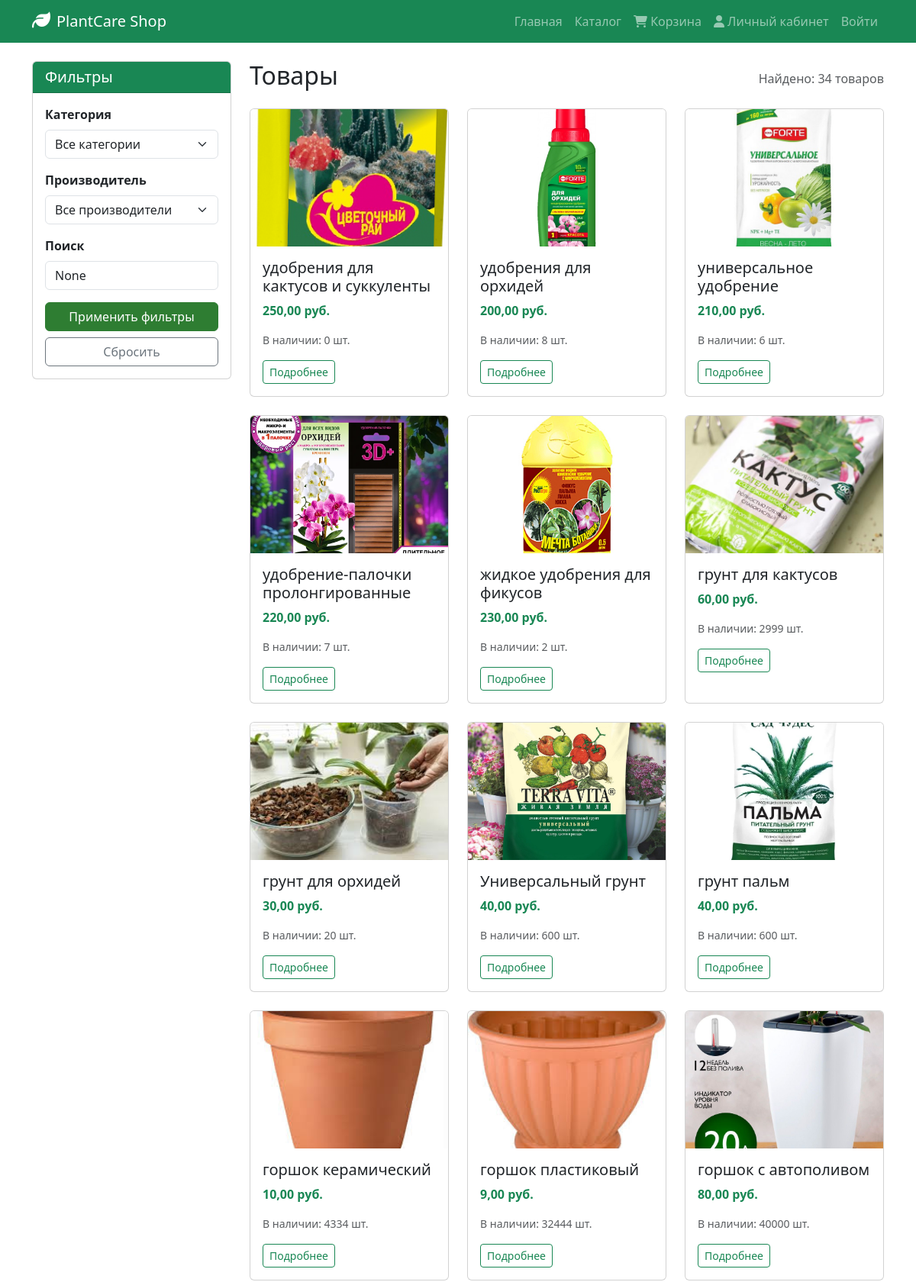
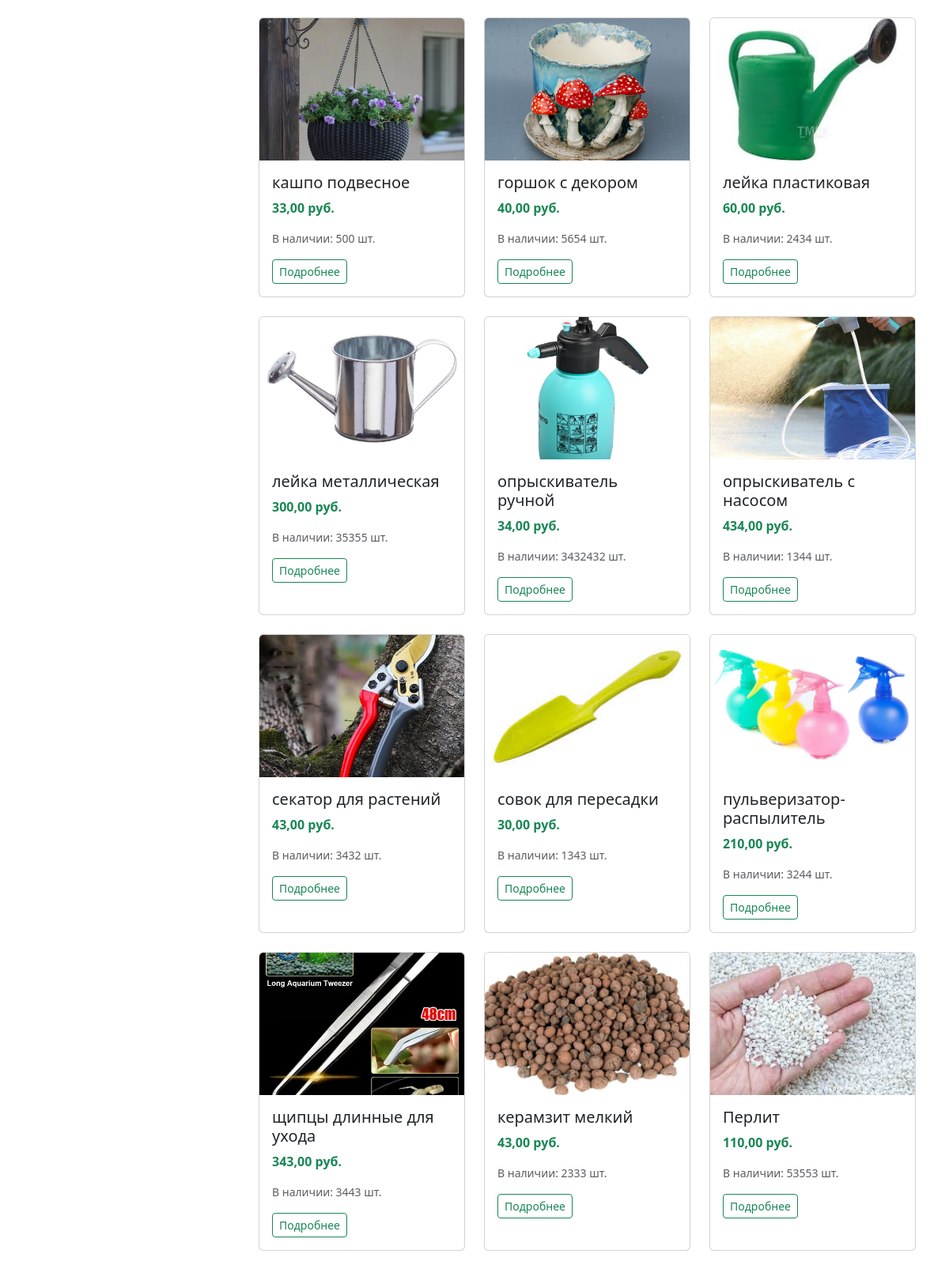
Page /catalog/ (upper part) on the committed database (2 pictures, top to bottom).
### shop/models.py (models this page shows, shortened)
class Product(models.Model):
    name = models.CharField(max_length=200)
    description = models.TextField()
    photo = models.ImageField(upload_to='products/')
    price = models.DecimalField(max_digits=10, decimal_places=2)
    stock = models.IntegerField()
    category = models.ForeignKey(Category, on_delete=models.CASCADE)
    manufacturer = models.ForeignKey(Manufacturer, on_delete=models.CASCADE)

### shop/views.py (the view)
# urls.py: path('catalog/', views.catalog, name='catalog'),
def catalog(request):
    products = Product.objects.all()
    category = request.GET.get('category')
    manufacturer = request.GET.get('manufacturer')
    search = request.GET.get('search')
    if category:
        products = products.filter(category_id=category)
    if manufacturer:
        products = products.filter(manufacturer_id=manufacturer)
    if search:
        products = products.filter(Q(name__icontains=search) | Q(description__icontains=search))
    return render(request, 'shop/catalog.html', {
        'products': products,
        'categories': Category.objects.all(),
        'manufacturers': Manufacturer.objects.all(),
        'selected_category': category,
        'selected_manufacturer': manufacturer,
        'search_query': search,
    })

### shop/templates/shop/catalog.html (shortened to what this page needs)
{% extends 'base.html' %}
{% load static %}
{% block content %}
<div class="row">
    <div class="col-md-3">
        <div class="card">
            <div class="card-header bg-success text-white">
                <h5 class="mb-0">Фильтры</h5>
            </div>
            <div class="card-body">
                <form method="get" id="filter-form">
                    <div class="mb-3">
                        <label class="form-label fw-bold">Категория</label>
                        <select name="category" class="form-select">
                            <option value="">Все категории</option>
                        </select>
                    </div>
                    <div class="mb-3">
                        <label class="form-label fw-bold">Производитель</label>
                        <select name="manufacturer" class="form-select">
                            <option value="">Все производители</option>
                        </select>
                    </div>
                    <div class="mb-3">
                        <label class="form-label fw-bold">Поиск</label>
                        <input type="text" name="search" class="form-control" placeholder="Название товара..." value="{{ search_query }}">
                    </div>
                    <button type="submit" class="btn btn-success w-100">Применить фильтры</button>
                    <a href="{% url 'catalog' %}" class="btn btn-outline-secondary w-100 mt-2">Сбросить</a>
                </form>
            </div>
        </div>
    </div>
    <div class="col-md-9">
        <div class="d-flex justify-content-between align-items-center mb-3">
            <h2>Товары</h2>
            <p class="text-muted mb-0">Найдено: {{ products|length }} товаров</p>
        </div>
        {% if products %}
            <div class="row">
                {% for product in products %}
                    <div class="col-sm-6 col-md-6 col-lg-4 mb-4">
                        <div class="card h-100">
                            {% if product.photo %}
                                <img src="{{ product.photo.url }}" class="card-img-top" alt="{{ product.name }}" style="height: 180px; object-fit: cover;">
                            {% else %}
                                <div class="card-img-top bg-light d-flex align-items-center justify-content-center" style="height: 180px;">
                                    <i class="fas fa-leaf fa-3x text-success"></i>
                                </div>
                            {% endif %}
                            <div class="card-body">
                                <h5 class="card-title">{{ product.name }}</h5>
                                <p class="card-text text-success fw-bold">{{ product.price }} руб.</p>
                                <p class="card-text small text-muted">В наличии: {{ product.stock }} шт.</p>
                                <a href="{% url 'product_detail' product.id %}" class="btn btn-outline-success btn-sm">Подробнее</a>
                            </div>
                        </div>
                    </div>
                {% endfor %}
            </div>
        {% else %}
            <div class="alert alert-info">Товаров не найдено</div>
        {% endif %}
    </div>
</div>
{% endblock %}

### static/css/style.css (style rules this page uses)
.card { transition: transform 0.3s ease, box-shadow 0.3s ease; }
.btn-success { background-color: #2e7d32; border-color: #2e7d32; }

### rows in the picture
Product: photo (picture), name "удобрения для кактусов и суккуленты", price "250,00", stock "0"
Product: photo (picture), name "удобрения для орхидей", price "200,00", stock "8"
Product: photo (picture), name "универсальное удобрение", price "210,00", stock "6"
Product: photo (picture), name "удобрение-палочки пролонгированные", price "220,00", stock "7"
Product: photo (picture), name "жидкое удобрения для фикусов", price "230,00", stock "2"
Product: photo (picture), name "грунт для кактусов", price "60,00", stock "2999"
Product: photo (picture), name "грунт для орхидей", price "30,00", stock "20"
Product: photo (picture), name "Универсальный грунт", price "40,00", stock "600"
Product: photo (picture), name "грунт пальм", price "40,00", stock "600"
Product: photo (picture), name "горшок керамический", price "10,00", stock "4334"
Product: photo (picture), name "горшок пластиковый", price "9,00", stock "32444"
Product: photo (picture), name "горшок с автополивом", price "80,00", stock "40000"
Product: photo (picture), name "кашпо подвесное", price "33,00", stock "500"
Product: photo (picture), name "горшок с декором", price "40,00", stock "5654"
Product: photo (picture), name "лейка пластиковая", price "60,00", stock "2434"
Product: photo (picture), name "лейка металлическая", price "300,00", stock "35355"
Product: photo (picture), name "опрыскиватель ручной", price "34,00", stock "3432432"
Product: photo (picture), name "опрыскиватель с насосом", price "434,00", stock "1344"
Product: photo (picture), name "секатор для растений", price "43,00", stock "3432"
Product: photo (picture), name "совок для пересадки", price "30,00", stock "1343"
Product: photo (picture), name "пульверизатор-распылитель", price "210,00", stock "3244"
Product: photo (picture), name "щипцы длинные для ухода", price "343,00", stock "3443"
Product: photo (picture), name "керамзит мелкий", price "43,00", stock "2333"
Product: photo (picture), name "Перлит", price "110,00", stock "53553"

### other values in the picture
{{ products|length }} "34"
